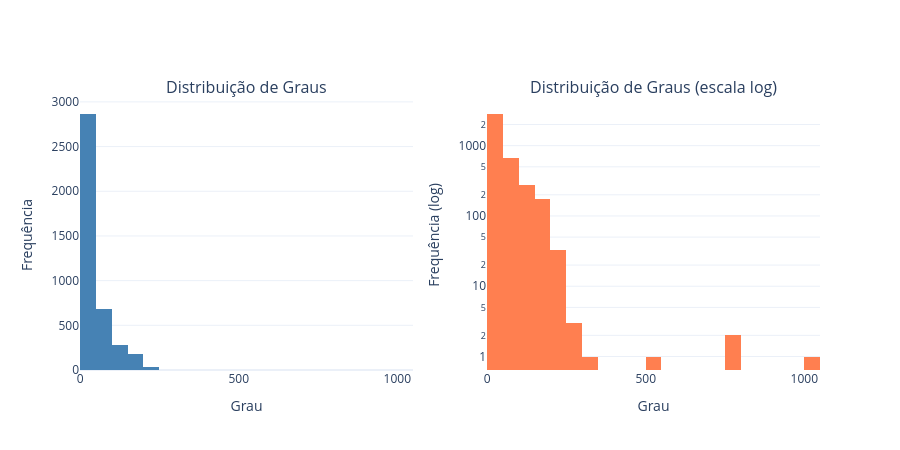

Notebook code for this chart:
### Code cell
fig = make_subplots(rows=1, cols=2,
                    subplot_titles=('Distribuição de Graus', 'Distribuição de Graus (escala log)'))

fig.add_trace(
    go.Histogram(x=graus, nbinsx=50, marker_color='steelblue', name='Linear'),
    row=1, col=1
)

fig.add_trace(
    go.Histogram(x=graus, nbinsx=50, marker_color='coral', name='Log'),
    row=1, col=2
)

fig.update_xaxes(title_text='Grau', row=1, col=1)
fig.update_yaxes(title_text='Frequência', row=1, col=1)
fig.update_xaxes(title_text='Grau', row=1, col=2)
fig.update_yaxes(title_text='Frequência (log)', type='log', row=1, col=2)

fig.update_layout(height=450, width=900, showlegend=False, template='plotly_white')
fig.show()

### Figure 1 — Plotly figure (JSON) as saved in the notebook; plotly's stock layout.template omitted (floating-point values rounded to 4 significant figures; data arrays with more than 128 entries replaced by an {"elided": "..."} marker saying what was removed)
{"data": [{"marker": {"color": "steelblue"}, "name": "Linear", "nbinsx": 50, "type": "histogram", "x": {"elided": "4039 int values"}, "xaxis": "x", "yaxis": "y"}, {"marker": {"color": "coral"}, "name": "Log", "nbinsx": 50, "type": "histogram", "x": {"elided": "4039 int values"}, "xaxis": "x2", "yaxis": "y2"}], "layout": {"annotations": [{"font": {"size": 16}, "showarrow": false, "text": "Distribuição de Graus", "x": 0.225, "xanchor": "center", "xref": "paper", "y": 1, "yanchor": "bottom", "yref": "paper"}, {"font": {"size": 16}, "showarrow": false, "text": "Distribuição de Graus (escala log)", "x": 0.775, "xanchor": "center", "xref": "paper", "y": 1, "yanchor": "bottom", "yref": "paper"}], "height": 450, "showlegend": false, "width": 900, "xaxis": {"anchor": "y", "domain": [0, 0.45], "title": {"text": "Grau"}}, "xaxis2": {"anchor": "y2", "domain": [0.55, 1], "title": {"text": "Grau"}}, "yaxis": {"anchor": "x", "domain": [0, 1], "title": {"text": "Frequência"}}, "yaxis2": {"anchor": "x2", "domain": [0, 1], "title": {"text": "Frequência (log)"}, "type": "log"}}}
